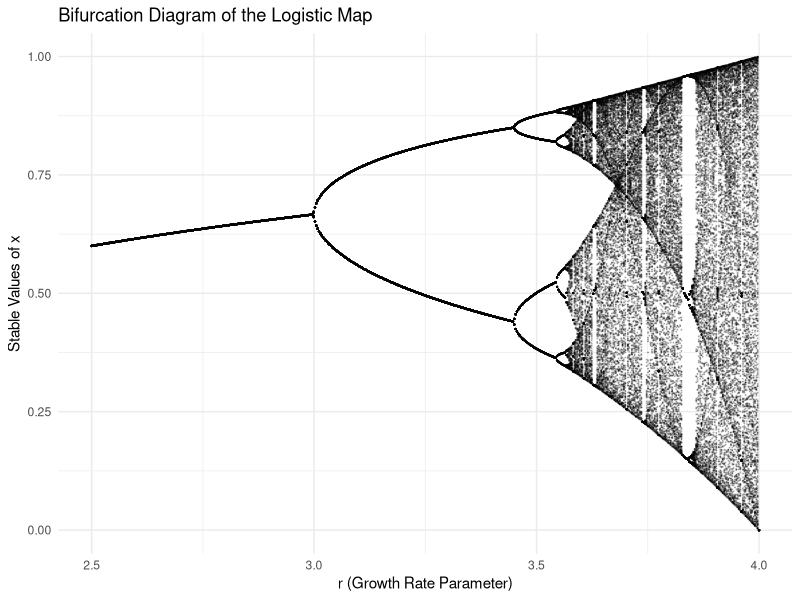
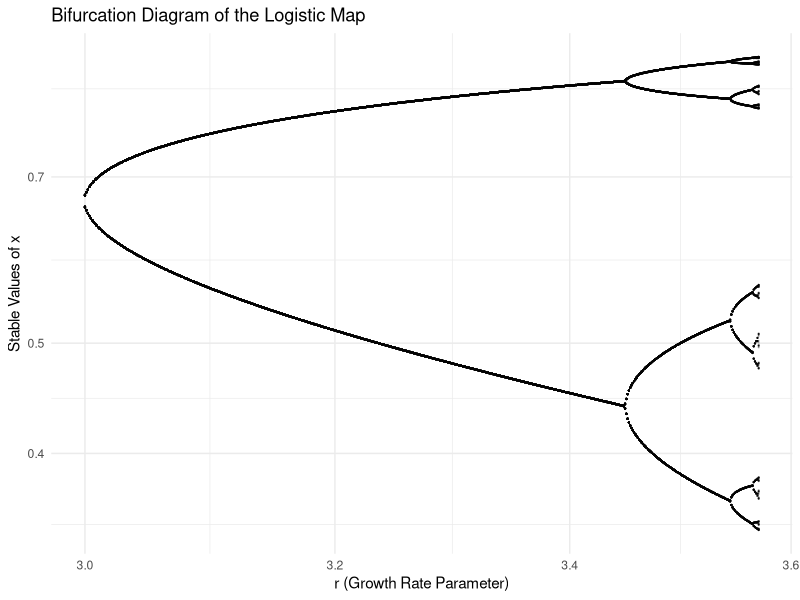

Write the R code that produced these figures, in order.

# Load necessary libraries
library(ggplot2)

# Define the logistic map function
logistic_map <- function(x, r) {
  return(r * x * (1 - x))
}

# Generate bifurcation data
generate_bifurcation <- function(r_min, r_max, r_steps, x0 = 0.5, n_iter = 1000, n_keep = 300) {
  r_values <- seq(r_min, r_max, length.out = r_steps)
  bifurcation_data <- data.frame()
  
  for (r in r_values) {
    x <- numeric(n_iter)
    x[1] <- x0  # Initial condition
    
    # Iterate the logistic equation
    for (i in 2:n_iter) {
      x[i] <- logistic_map(x[i - 1], r)
    }
    
    # Store only the last 'n_keep' points (to remove transients)
    temp_df <- data.frame(r = rep(r, n_keep), x = tail(x, n_keep))
    bifurcation_data <- rbind(bifurcation_data, temp_df)
  }
  
  return(bifurcation_data)
}

# Generate the bifurcation data
bif_data <- generate_bifurcation(r_min = 2.5, r_max = 4, r_steps = 500)

# Plot the bifurcation diagram
ggplot(bif_data, aes(x = r, y = x)) +
  geom_point(color = "black", alpha = 0.2, size = 0.1) +
  labs(title = "Bifurcation Diagram of the Logistic Map",
       x = "r (Growth Rate Parameter)",
       y = "Stable Values of x") +
  theme_minimal()


# Generate the bifurcation data
bif_data2 <- generate_bifurcation(r_min = 3, r_max = 3.57, r_steps = 500)

# Plot the bifurcation diagram
ggplot(bif_data2, aes(x = r, y = x)) +
  geom_point(color = "black", alpha = 0.2, size = 0.1) +
  labs(title = "Bifurcation Diagram of the Logistic Map",
       x = "r (Growth Rate Parameter)",
       y = "Stable Values of x") +
  scale_x_log10() + 
  scale_y_log10() +
  theme_minimal()
